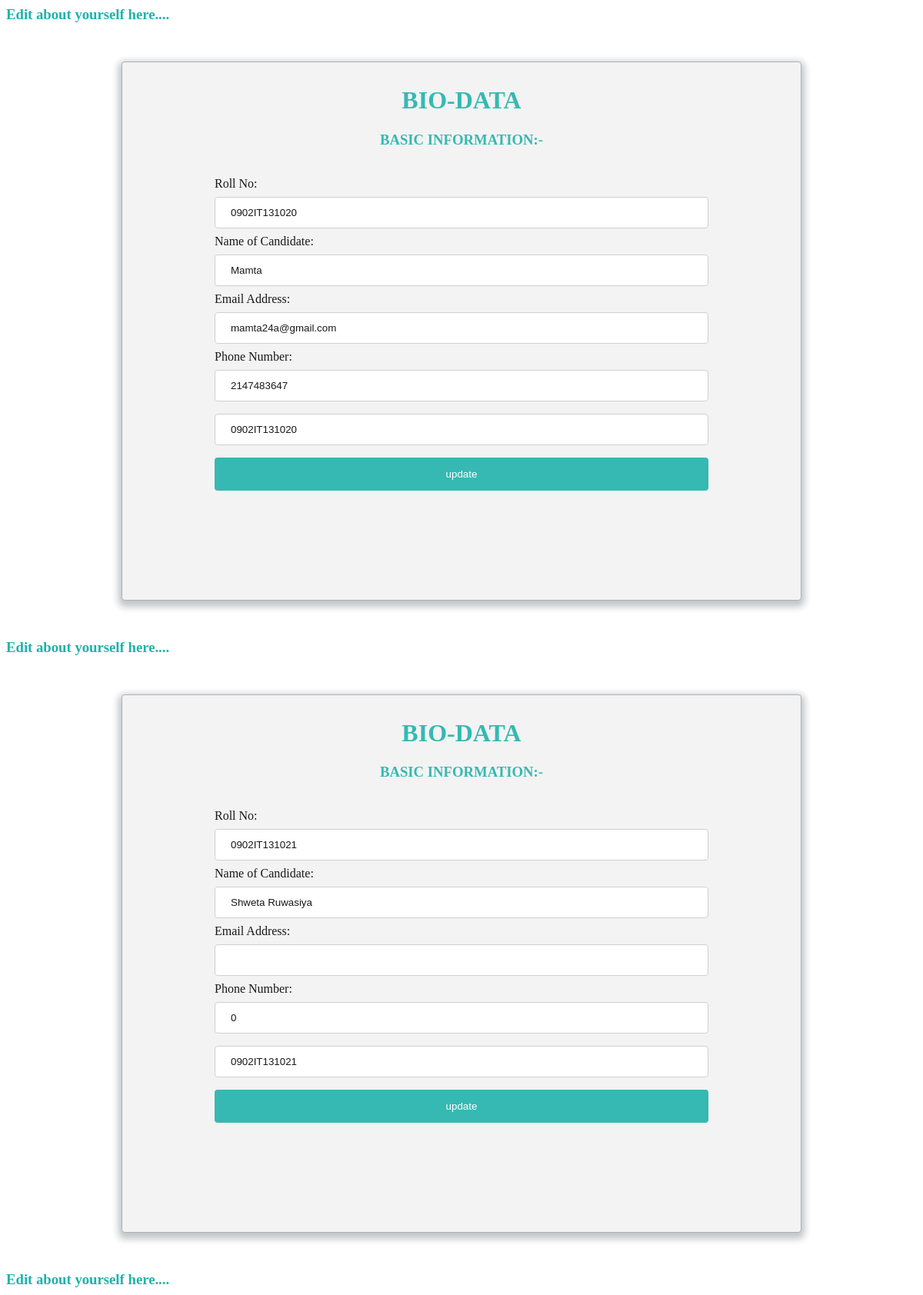
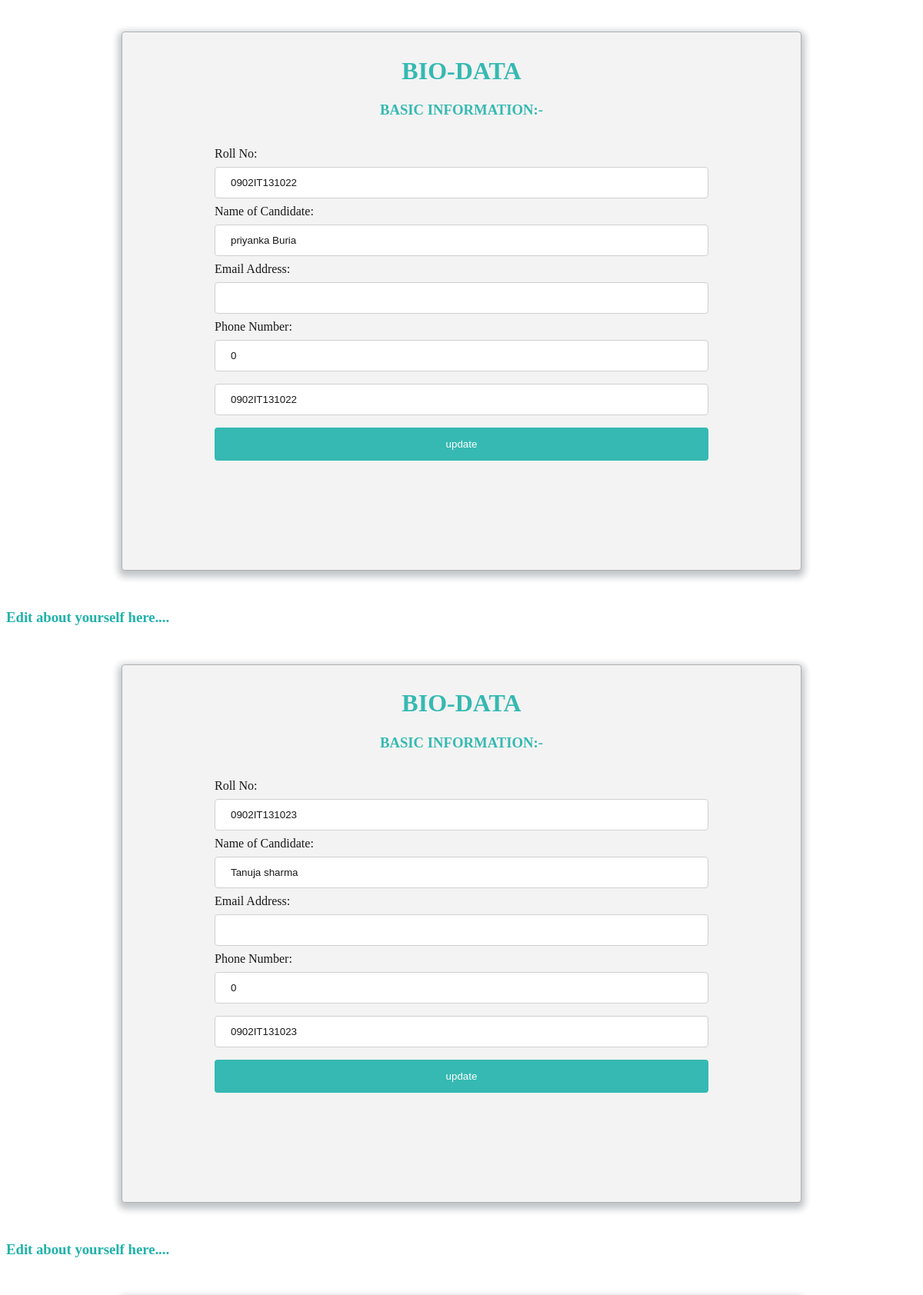
Screenshot of /loginmodal/student/bio/mainstu1.php (upper part) with the database file from the repository (2 pictures, top to bottom).
### tables this page shows
CREATE TABLE IF NOT EXISTS `bio` (
  `roll` varchar(12) NOT NULL,
  `name` varchar(20) NOT NULL,
  `email` varchar(20) NOT NULL,
  `ph` varchar(13) NOT NULL,
  `presentadd` varchar(200) NOT NULL,
  `permanentadd` varchar(200) NOT NULL,
  `fname` varchar(20) NOT NULL,
  `dob` date NOT NULL,
  `gender` varchar(10) NOT NULL,
  `yrofcomp` int(4) NOT NULL,
  `bn` varchar(10) NOT NULL,
  `cgpa` float NOT NULL,
  `yoc` int(4) NOT NULL,
  `bn2` varchar(20) NOT NULL,
  `prcnt` float NOT NULL,
  `branch` varchar(50) NOT NULL,
  `degree` varchar(50) NOT NULL,
  `cn` text NOT NULL,
  `sy` int(11) NOT NULL,
  `ey` int(11) NOT NULL,
  `sgpa1` float NOT NULL,
  `sgpa2` float NOT NULL,
  `sgpa3` float NOT NULL,
  `sgpa4` float NOT NULL,
  `sgpa5` float NOT NULL,
  `sgpa6` float NOT NULL,
  `sgpa7` float NOT NULL,
  `sgpa8` float NOT NULL,
  `cgpa3` float NOT NULL,
  `dp` float NOT NULL,
  `spcl` varchar(100) NOT NULL,
  `bl` int(2) NOT NULL,
  `ex` varchar(300) NOT NULL,
  `img` text NOT NULL
);

### loginmodal/student/bio/mainstu1.php (the view, shortened to what this page needs)
<html>
<head>
</head>
<body>
<?php
$con = mysql_connect("localhost","root","");
$sql="SELECT * FROM bio";
$myData = mysql_query($sql,$con);?>
<?php
while($record = mysql_fetch_array($myData)){
	         $roll = $record['roll'];
			 $name = $record['name'];
             $email = $record['email'];
             $ph = $record['ph'];
?>
<form method="post" action="update1.php" >
<div id="menu1" class="tab-pane fade">
      <h3 style="color:lightseagreen" align="left">Edit about yourself here....</h3>
	  <div id="bio-box">
	     <h1 style="color:lightseagreen" align="center">BIO-DATA</h1>
	    <h3 style="color:lightseagreen" align="center">BASIC INFORMATION:-</h3><br>
<label>Roll No:</label><br>
<input type="text" value="<?php echo $roll;?>" name="roll"><br>
<label>Name of Candidate:</label><br>
<input type="text" value="<?php echo $name;?>" name="name"><br>
<label>Email Address:</label><br>
<input type="text" value="<?php echo $email;?>" name="email" ><br>
<label>Phone Number:</label><br>
<input type="text" value="<?php echo $ph;?>" name="ph" ><br>
<input type="text" value="<?php echo $roll;?>" name="hidden"><br>
<input type="submit" value="update" name="update" ><br><br><br><br>
</form>
<?php
}
?>
</body>
</html>

### loginmodal/student/bio/mainstu1.php (style rules this page uses)
input[type=text], select { width: 100%; padding: 12px 20px; margin: 8px 0; display: inline-block; border: 1px solid #ccc; font-family: 'Titillium Web', sans-serif; border-radius: 4px; box-sizing: border-box; }
input { font-family: 'Titillium Web', sans-serif; }
input[type=submit] { width: 100%; background-color: lightseagreen; color: white; padding: 14px 20px; margin: 8px 0; border: none; border-radius: 4px; cursor: pointer; }
#bio-box { border:1px solid; border-color:darkgrey; border-radius: 5px; background-color: #f2f2f2; padding: 120px; padding-top: 10px; padding-bottom: 80px; margin:150px; margin-top:50px; margin-bottom:50px; border-radius: 4px; box-shadow: 0 4px 10px 4px rgba(19, 35, 47, 0.3); opacity:0.9; }

### rows the page displays
bio: roll "0902IT131020", name "Mamta", email "mamta24a@gmail.com", ph "2147483647", hidden "0902IT131020"
bio: roll "0902IT131021", name "Shweta Ruwasiya", ph "0", hidden "0902IT131021"
bio: roll "0902IT131022", name "priyanka Buria", ph "0", hidden "0902IT131022"
bio: roll "0902IT131023", name "Tanuja sharma", ph "0", hidden "0902IT131023"
